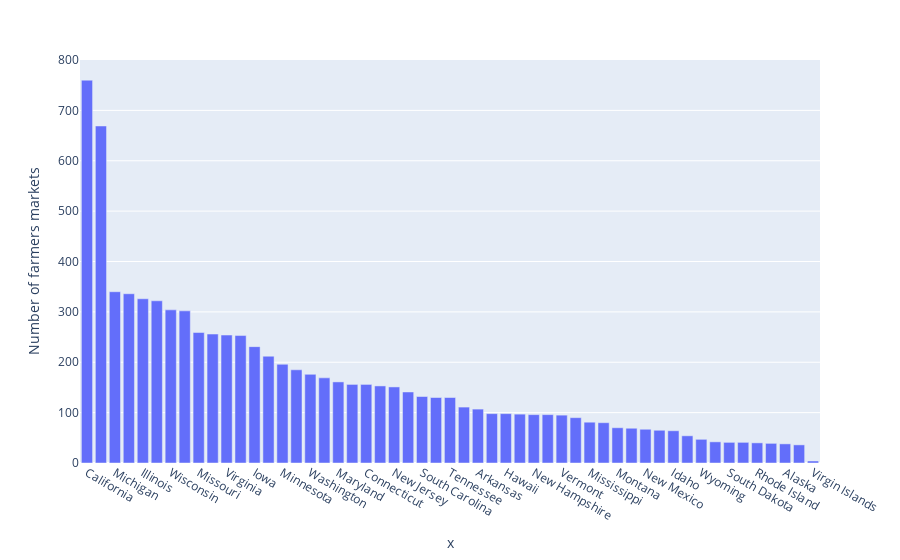

This figure's notebook cell:
### Code cell
state_farms = pd.DataFrame(fm['State'].value_counts())
state_farms.head()
state_farms.rename(columns={'State':'Number of farmers markets'}, inplace = True)

px.bar(state_farms, x=state_farms.index, y='Number of farmers markets')

### Figure 1 — Plotly figure (JSON) as saved in the notebook; plotly's stock layout.template omitted (floating-point values rounded to 4 significant figures)
{"data": [{"alignmentgroup": "True", "hovertemplate": "x=%{x}<br>Number of farmers markets=%{y}<extra></extra>", "legendgroup": "", "marker": {"color": "#636efa"}, "name": "", "offsetgroup": "", "orientation": "v", "showlegend": false, "textposition": "auto", "type": "bar", "x": ["California", "New York", "Michigan", "Ohio", "Illinois", "Massachusetts", "Wisconsin", "Pennsylvania", "Missouri", "Florida", "Virginia", "North Carolina", "Iowa", "Texas", "Minnesota", "Indiana", "Washington", "Oregon", "Maryland", "Colorado", "Connecticut", "Georgia", "New Jersey", "Alabama", "South Carolina", "Kentucky", "Tennessee", "Kansas", "Arkansas", "Nebraska", "Hawaii", "Arizona", "New Hampshire", "Maine", "Vermont", "West Virginia", "Mississippi", "Louisiana", "Montana", "Oklahoma", "New Mexico", "North Dakota", "Idaho", "District of Columbia", "Wyoming", "Puerto Rico", "South Dakota", "Utah", "Rhode Island", "Nevada", "Alaska", "Delaware", "Virgin Islands"], "xaxis": "x", "y": [760, 669, 340, 336, 326, 322, 304, 302, 259, 256, 254, 253, 231, 212, 196, 185, 176, 169, 161, 156, 156, 153, 151, 141, 132, 130, 130, 111, 107, 98, 98, 97, 96, 96, 95, 90, 81, 80, 70, 69, 67, 65, 64, 54, 47, 42, 41, 41, 40, 39, 38, 36, 4], "yaxis": "y"}], "layout": {"barmode": "relative", "legend": {"tracegroupgap": 0}, "margin": {"t": 60}, "xaxis": {"anchor": "y", "domain": [0, 1], "title": {"text": "x"}}, "yaxis": {"anchor": "x", "domain": [0, 1], "title": {"text": "Number of farmers markets"}}}}
